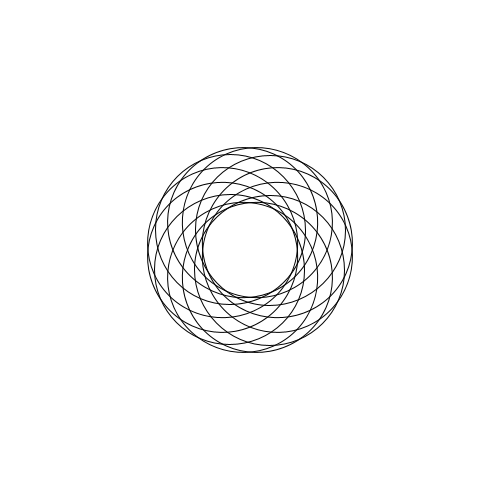
Frame 1 (no input)
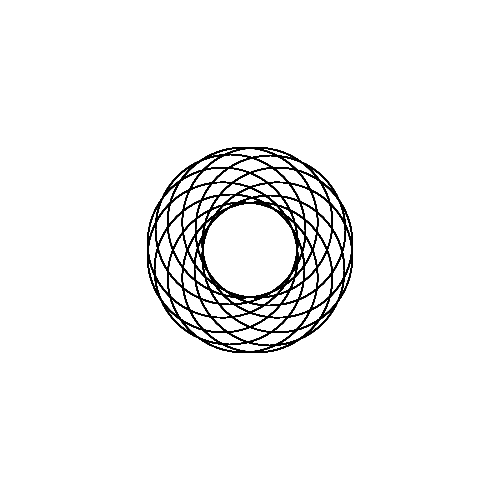
Frame 60 (the mouse pressed at the canvas centre just before this capture)
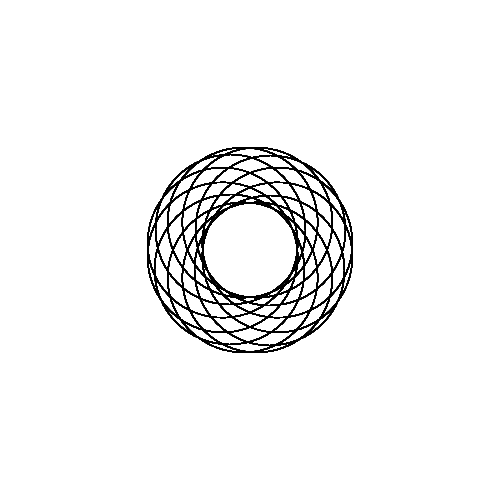
Frame 120 (the mouse held since frame 60 and released just before this capture)

The Processing sketch that drew these frames (run headless with seeded random() and noise(); from frame 60 on, the mouse is pressed at the canvas centre):

// Processing sketch: processing_85061
// ── processing_85061.pde

void setup()
{
size(500,500);
background(255);
smooth(); 
}

void draw()

{
translate(width/2, height/2);
for (int i=0;i<360;i+=30){
rotate(radians(30)); 
stroke(0);
noFill();
ellipse (20,20,150,150);
}

}
